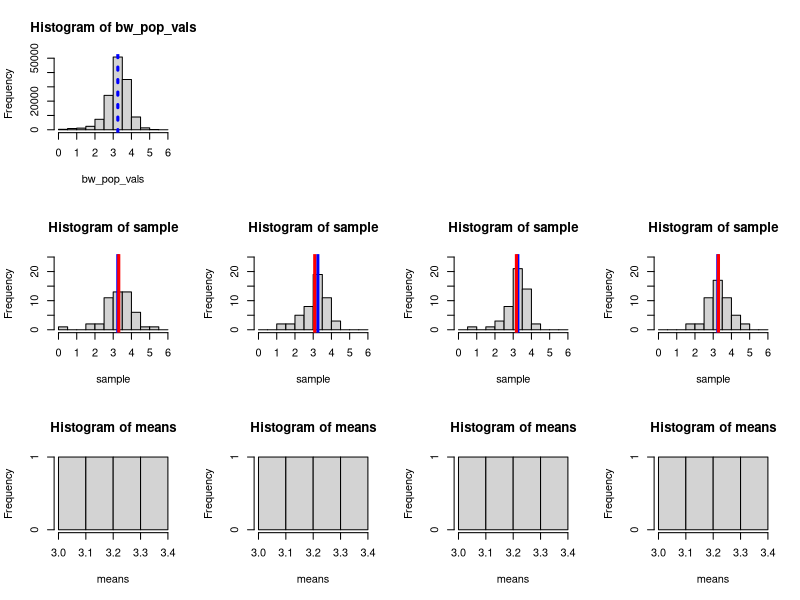
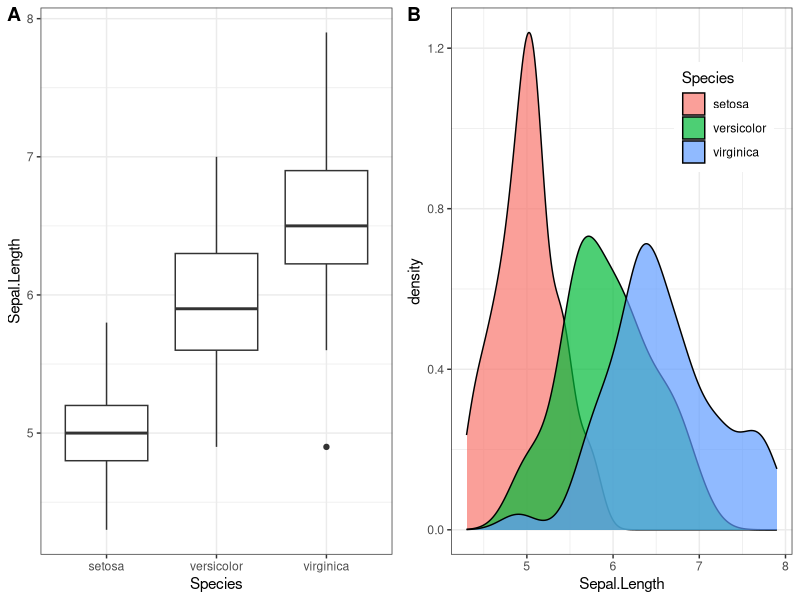
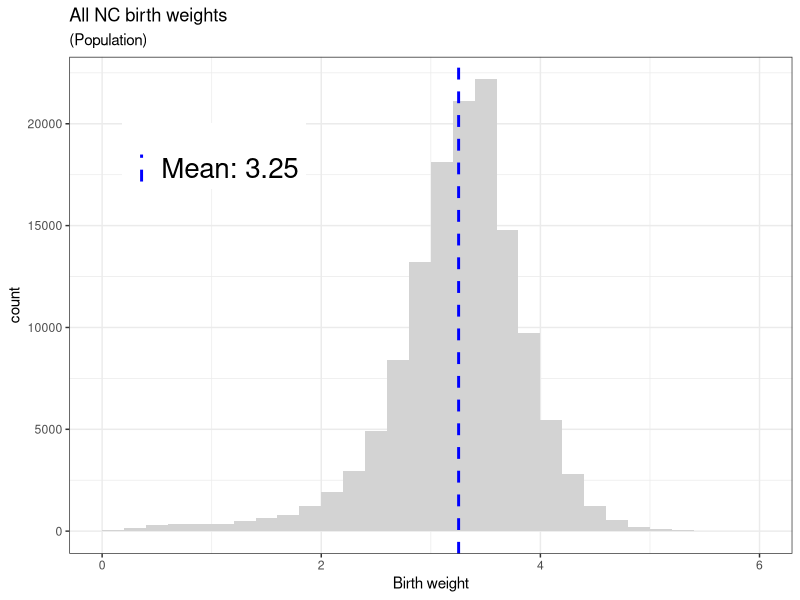
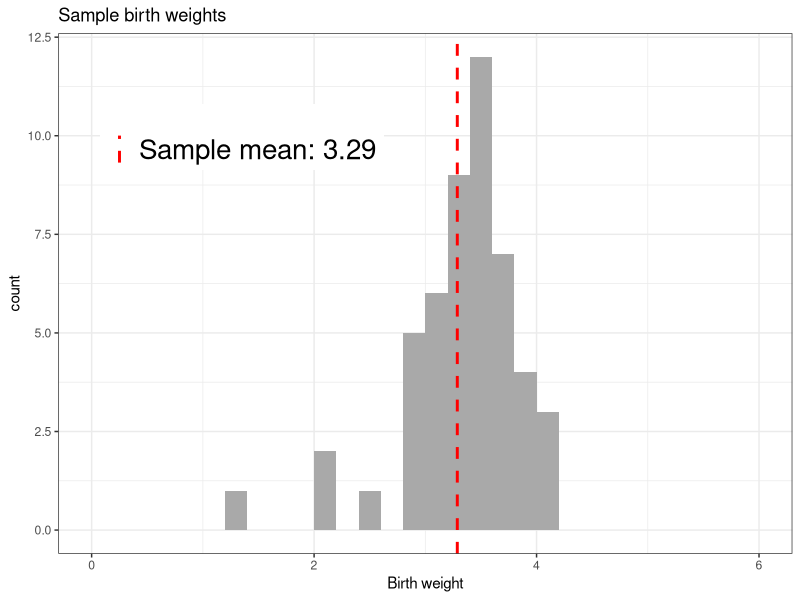

Write the R code that produced these figures, in order.
## ---- chunk 1
# Birth weights for every baby born in North Carolina.
bw_pop <- read.csv('data/nc_birth_weights.csv')
bw_pop_vals <- bw_pop[['birth_weight']]
pop_mean <- mean(bw_pop_vals)
## ---- chunk 2
# A random sample of birthweights that someone has taken for us.
bw_sample <- read.csv('data/nc_birth_weights_sample.csv')
bw_sample_vals <- bw_sample[['birth_weight']]
sample_mean <- mean(bw_sample_vals)
## ---- chunk 3
# The size of our sample(s).
n <- 50
## ---- chunk 4
n_samples <- 4
row_2_start <- 2
row_3_start <- row_2_start + n_samples
layout_matrix <- rbind(c(1, numeric(n_samples - 1)),
                       row_2_start:(row_2_start + n_samples - 1),
                       row_3_start:(row_3_start + n_samples - 1))
layout(layout_matrix)
hist(bw_pop_vals)
abline(v = pop_mean, col = "blue", lwd = 3, lty = 3)
means <- numeric(n_samples)
breaks <- seq(0, 6, 0.5)
for (i in 1:n_samples) {
    sample <- sample(bw_pop_vals, size=50)
    sample_mean <- mean(sample)
    hist(sample, breaks=breaks, ylim=c(0, 25))
    abline(v = pop_mean, col = "blue", lwd = 3)
    abline(v = sample_mean, col = "red", lwd = 3)
    means[i] <- sample_mean
}
for (i in 1:n_samples) {
    hist(means)
}
## ---- chunk 5
library(ggplot2)
library(cowplot)

iris1 <- ggplot(iris, aes(x = Species, y = Sepal.Length)) +
  geom_boxplot() + theme_bw()

iris2 <- ggplot(iris, aes(x = Sepal.Length, fill = Species)) +
  geom_density(alpha = 0.7) + theme_bw() +
  theme(legend.position = c(0.8, 0.8))

plot_grid(iris1, iris2, labels = "AUTO")

## ---- chunk 6
tbw <- theme_set(theme_bw())
breaks <- seq(0, 6, by=0.2)
label <- paste('Mean:', sprintf('%.2f', pop_mean))
p <- (
    ggplot(bw_pop, aes(birth_weight))
    + geom_histogram(fill = "light grey", breaks = breaks)
    + labs(x = "Birth weight",
           title = 'All NC birth weights',
           subtitle = '(Population)')
    + geom_vline(aes(xintercept=pop_mean,
                     colour=label),
                 linewidth=1,
                 linetype='dashed')
    + labs(colour="")
    + scale_colour_manual(values="blue")
    + theme(legend.position=c(0.2, 0.8),
            legend.text = element_text(size=20))
); p
## ---- chunk 7
label <- paste('Sample mean:', sprintf('%.2f', sample_mean))
p <- (
    ggplot(bw_sample, aes(birth_weight))
    + geom_histogram(binwidth=0.2, fill = "dark grey", breaks=breaks)
    + labs(x = "Birth weight",
           title = 'Sample birth weights')
    + geom_vline(aes(xintercept=sample_mean, colour=label),
                 linewidth=1,
                 linetype='dashed')
    + labs(colour="")
    + scale_colour_manual(values="red")
    + theme(legend.position=c(0.25, 0.8),
            legend.text = element_text(size=20))
); p
